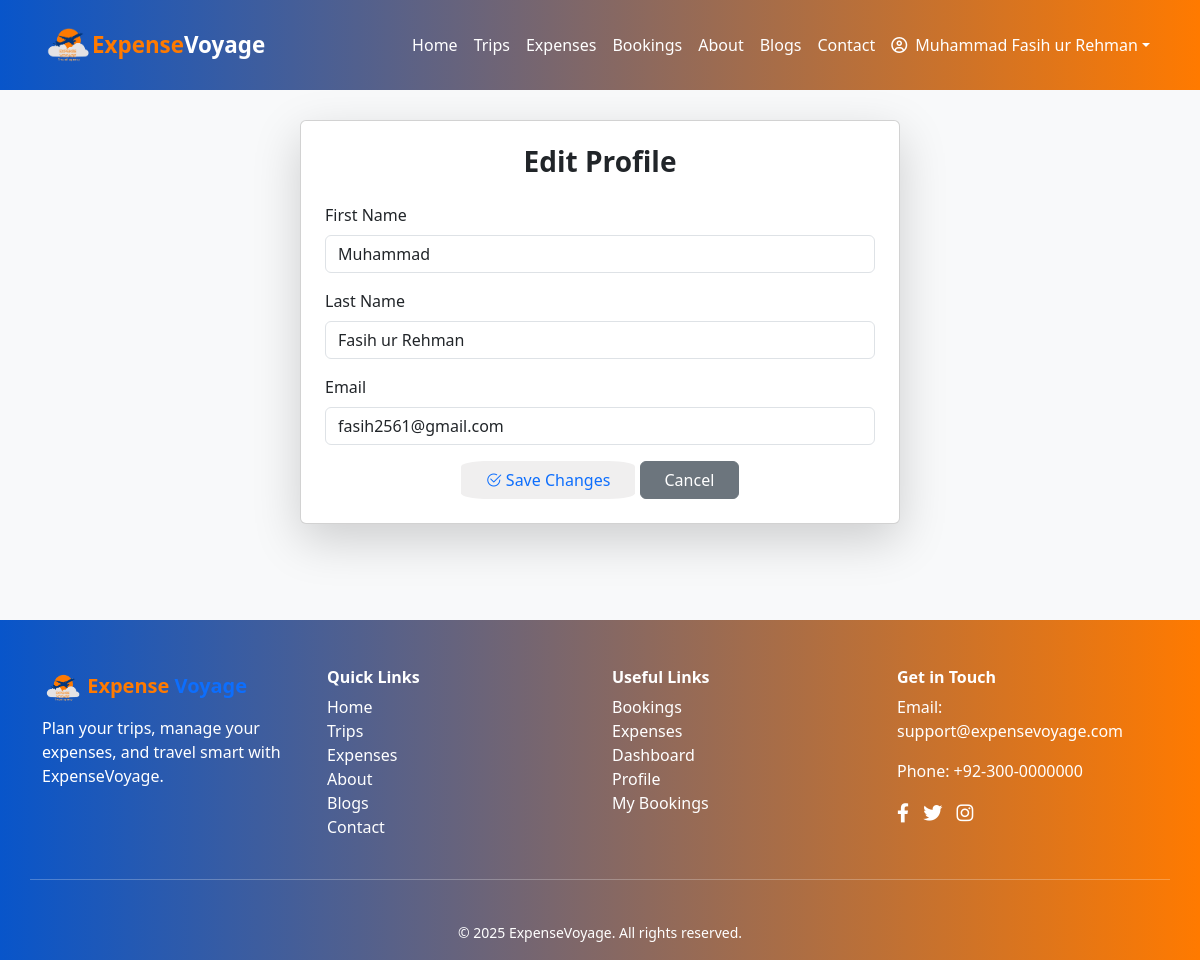
/edit-profile.php (signed in), run on the app's committed database.
### tables this page shows
CREATE TABLE `users` (
  `id` int(11) NOT NULL,
  `first_name` varchar(50) NOT NULL,
  `last_name` varchar(50) NOT NULL,
  `email` varchar(100) NOT NULL,
  `password` varchar(255) NOT NULL,
  `created_at` timestamp NOT NULL DEFAULT current_timestamp(),
  `remember_token` varchar(255) DEFAULT NULL
);

### edit-profile.php (the view, shortened to what this page needs)
<?php
include 'connect.php';
$user_id = $_SESSION['user_id'];
$user = mysqli_fetch_assoc(mysqli_query($conn,"SELECT * FROM users WHERE id=$user_id"));
?>
<!DOCTYPE html>
<html lang="en">
<head>
  <link href="https://cdn.jsdelivr.net/npm/bootstrap@5.0.2/dist/css/bootstrap.min.css" rel="stylesheet">
  <link href="https://cdn.jsdelivr.net/npm/bootstrap-icons@1.11.1/font/bootstrap-icons.css" rel="stylesheet">
  <link href="https://cdnjs.cloudflare.com/ajax/libs/aos/2.3.4/aos.css" rel="stylesheet">
</head>
<body class="bg-light">
<?php include 'header.php'; ?>
<div class="container py-5">
  <div class="card shadow-lg p-4 mx-auto" style="max-width:600px;" data-aos="zoom-in">
    <h3 class="fw-bold mb-4 text-center">Edit Profile</h3>
    <form method="POST">
      <div class="mb-3">
        <label class="form-label">First Name</label>
        <input type="text" name="first_name" class="form-control" required value="<?= htmlspecialchars($user['first_name']); ?>" minlength="3" maxlength="30" oninput="this.value = this.value.replace(/[^A-Za-z\s]/g, '')">
      </div>
      <div class="mb-3">
        <label class="form-label">Last Name</label>
        <input type="text" name="last_name" class="form-control" required value="<?= htmlspecialchars($user['last_name']); ?>" minlength="3" maxlength="30" oninput="this.value = this.value.replace(/[^A-Za-z\s]/g, '')">
      </div>
      <div class="mb-3">
        <label class="form-label">Email</label>
        <input type="email" name="email" class="form-control" required value="<?= htmlspecialchars($user['email']); ?>" minlength="4" maxlength="30">
      </div>
      <div class="text-center">
        <button type="submit" class="btn btn-gradient px-4"><i class="bi bi-check2-circle"></i> Save Changes</button>
        <a href="profile.php" class="btn btn-secondary px-4">Cancel</a>
      </div>
    </form>
  </div>
</div>
<?php include 'footer.php'; ?>
</body>
</html>

### style.css (style rules this page uses)
.btn-gradient { background: rgb(240, 239, 239); color: #0d6efd !important; border-radius: 15%; font-weight: 500; padding: 6px 18px; transition: color 0.3s ease; }

### edit-profile.php (style rules this page uses)
html, body { overflow-x: hidden; }

### data on the page
users: first_name "Muhammad", last_name "Fasih ur Rehman", email "fasih2561@gmail.com"

### other printed values
$_SESSION['user_name'] "Muhammad Fasih ur Rehman"
